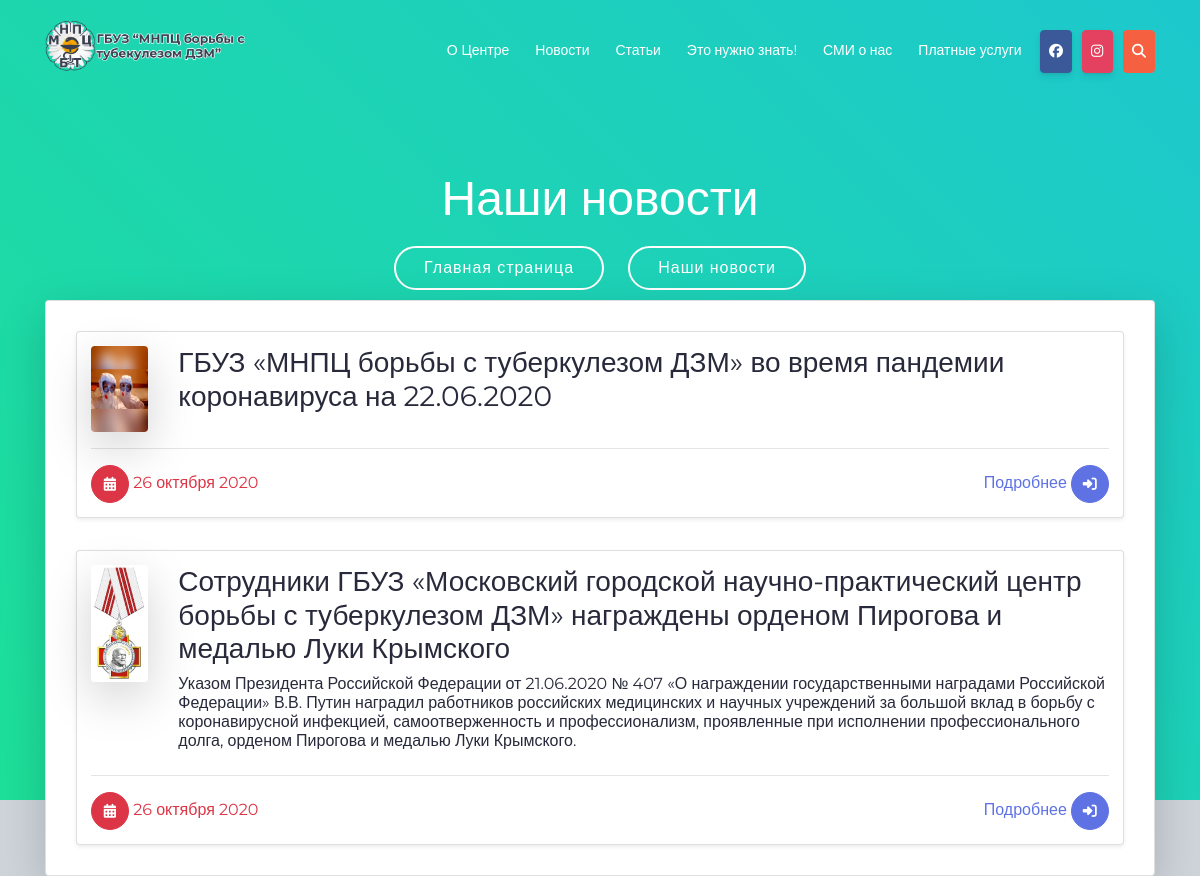
The page /news/ on the database as committed earlier.
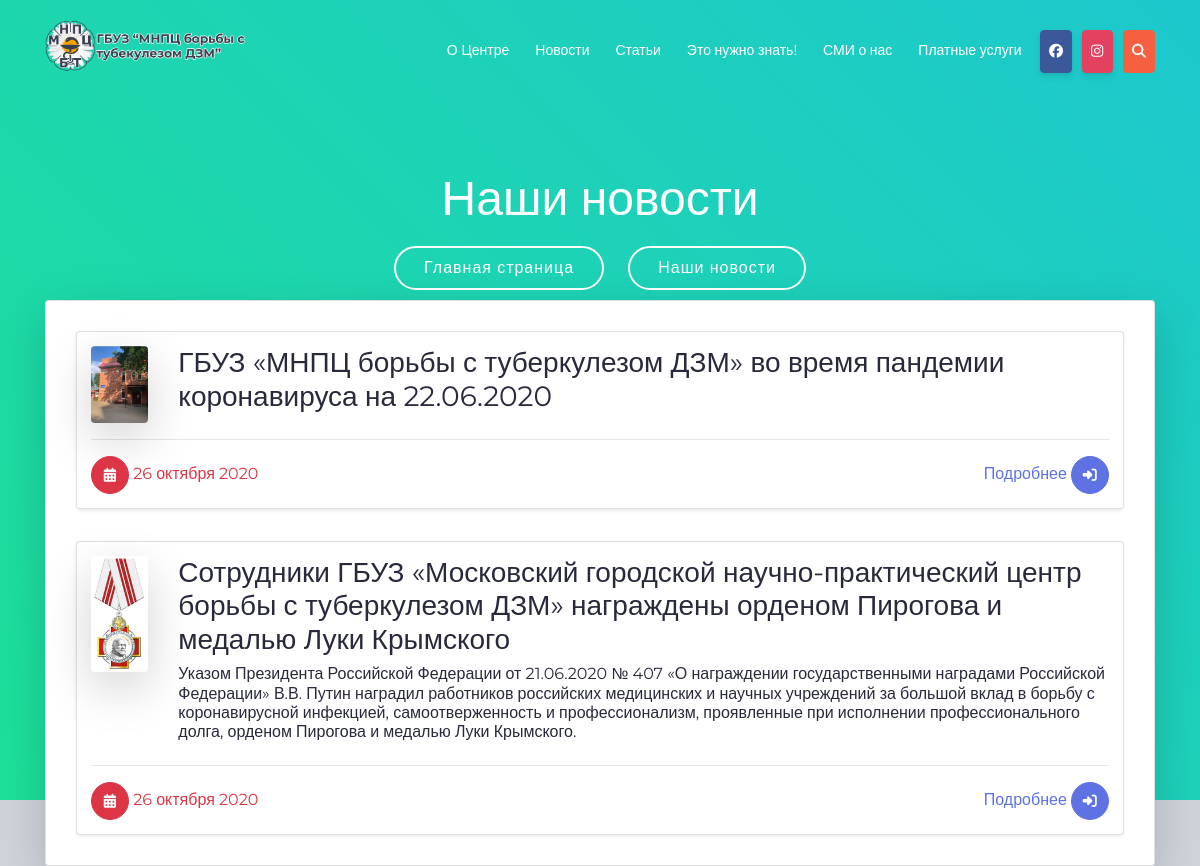
The same page on the database as committed later.
### news/models.py (models this page shows, shortened)
class GalleryNews(models.Model):
    image = models.ImageField(upload_to='photos/%Y/%m/%d/', verbose_name='Фото', blank=True)
    product = models.ForeignKey(News, on_delete=models.CASCADE, related_name='images')
    in_the_title = models.BooleanField(default=False, verbose_name='Заголовок')

class News(models.Model):
    title = models.CharField(max_length=150, verbose_name='Наименование')
    anons = models.TextField(blank=True, verbose_name='Анонс')
    content = RichTextUploadingField(blank=True, verbose_name='Контент')
    created_at = models.DateTimeField(auto_now_add=True, verbose_name='Дата публикации')
    is_published = models.BooleanField(default=True, verbose_name='Опубликовать')
    def get_absolute_url(self):
        return reverse('view_news', kwargs={"news_id": self.pk})
    class Meta:
        verbose_name = 'Новость'
        verbose_name_plural = 'Новости'
        ordering = ['-created_at']

### news/views.py (the view)
def index(request):
    news = News.objects.all()
    image = GalleryNews.objects.filter(in_the_title=1)
    context = {
        'news': news,
        'image': image,
        'title': 'Наши новости',
    }
    return render(request, 'news/index.html', context=context)

### news/templates/news/index.html
{% extends 'base.html' %}
    {%  block content %}
        <section id="intro">
            <div class="intro-text">
                <h2>{{ title }}</h2>
                <a href="{% url 'home' %}" class="btn-get-started">Главная страница</a>
                <a href="#" class="btn-get-started">{{ title }}</a>
            </div>
            <div class="container">
                <div class="card shadow-lg">
                        {% for i in news %}
                            <div class="card card-effects shadow-sm m-3">
                                <div class="row">
                                    <div class="col-md-1">
                                        {% for j in image %}
                                             {% if j.product_id == i.id %}
                                                 <img alt="" src="{{ j.image.url }}" class="img-fluid rounded shadow-lg" width="100px">
                                             {% endif %}
                                        {% endfor %}
                                    </div>
                                    <div class="col-md-11">
                                        <h3>{{ i.title }}</h3>
                                        <h6>{{ i.anons }}</h6>
                                    </div>
                                </div>
                            <hr>
                                <div class="row">
                                    <div class="col-6">
                                        <button class="btn btn-danger btn-icon-only rounded-circle" type="button">
                                             <span class="btn-inner--icon"><i class="fas fa-calendar-alt"></i></span>
                                        </button>
                                             <span class="btn-inner--text text-danger">{{ i.created_at|date:"d E Y" }}</span>
                                    </div>
                                    <div class="col-6 text-right">
                                        <a href="{{ i.get_absolute_url }}">
                                            <span class="btn-inner--text text-primary">Подробнее</span>
                                            <button class="btn btn-primary btn-icon-only rounded-circle" type="button">
                                                 <span class="btn-inner--icon"><i class="fas fa-sign-in-alt"></i></span>
                                            </button>
                                        </a>
                                    </div>
                                </div>
                            </div>
                        {% endfor %}
                </div>
            </div>
        </section>
    {% endblock %}

### templates/base.html (shortened to what this page needs)
{% load static %}
<!doctype html>
<html lang="ru">
<head>
    <link rel="stylesheet" href="https://cdn.jsdelivr.net/npm/bootstrap@4.5.3/dist/css/bootstrap.min.css">
    <link href="/static/lib/font-awesome/css/font-awesome.min.css" rel="stylesheet">
    <link href="/static/lib/ionicons/css/ionicons.min.css" rel="stylesheet">
    <link href="/static/lib/aos/aos.css" rel="stylesheet">
    <link href="/static/lib/magnific-popup/magnific-popup.css" rel="stylesheet">
    <link rel="stylesheet" href="https://cdnjs.cloudflare.com/ajax/libs/OwlCarousel2/2.3.4/assets/owl.carousel.min.css">
    <link rel="stylesheet" href="https://cdnjs.cloudflare.com/ajax/libs/OwlCarousel2/2.3.4/assets/owl.theme.default.min.css">
    <link rel="stylesheet" href="https://cdnjs.cloudflare.com/ajax/libs/fancybox/3.5.7/jquery.fancybox.min.css">
    <link rel="stylesheet" href="/static/css/main.css">
    <link rel="stylesheet" href="/static/css/style.css">
</head>
<body>
<header id="header">
    <div class="container">
      <div id="logo" class="pull-left">
              <div class="svg-image mt--10"><a href="{% url 'home' %}"><img src="/media/icons/logo.svg" alt=""></a></div>
      </div>
      <nav id="nav-menu-container">
        <ul class="nav-menu">
          <li class="menu-has-children"><a href="">О Центре</a>
          </li>
          <li><a href="{% url 'news' %}">Новости</a></li>
          <li><a href="#pricing">Статьи</a></li>
          <li><a href="#team">Это нужно знать!</a></li>
          <li><a href="#gallery">СМИ о нас</a></li>
          <li><a href="#gallery">Платные услуги</a></li>
          <li class="btn btn-facebook"><a href="#"><i class="fab fa-facebook"></i></a></li>
          <li class="btn btn-instagram"><a href="#"><i class="fab fa-instagram"></i></a></li>
          <li class="btn btn-search"><a href="#"><i class="fas fa-search"></i></a></li>
        </ul>
      </nav>
    </div>
  </header>
    {% autoescape off %}
        {% block content %}
        {% endblock %}
    {% endautoescape %}
</body>
</html>

### static/css/main.css (style rules this page uses)
ul { padding: 0; margin: 0; }
.mt--10 { margin-top: -10px; }
.svg-image { width: 200px; height: auto; }
.btn-facebook { background-color: #3b5998; border-color: #3b5998; }
.btn-instagram { background-color: #C13584; border-color: #C13584; }
.btn-search { background-color: #F56040; border-color: #F56040; }
.btn-primary { background-color: #5e72e4; border-color: #5e72e4; }
.text-primary { color: #5e72e4!important; }
.card { border-radius: 4px; background: #fff; box-shadow: 0 6px 10px rgba(0,0,0,.08), 0 0 6px rgba(0,0,0,.05); transition: .3s transform cubic-bezier(.155,1.105,.295,1.12),.3s box-shadow,.3s -webkit-transform cubic-bezier(.155,1.105,.295,1.12); padding: 14px; cursor: pointer; }
.btn-facebook { color: #fff; background-color: #3b5998; border-color: #3b5998; box-shadow: 0 4px 6px rgba(50, 50, 93, 0.11), 0 1px 3px rgba(0, 0, 0, 0.08); }

### static/css/style.css (style rules this page uses)
body { background: #ced4da; color: #282a3b; font-family: "Montserrat", sans-serif; overflow-x: hidden; }
a { color: #1dc8cd; transition: 0.5s; }
h1, h2, h3, h4, h5, h6 { font-family: "Montserrat", sans-serif; font-weight: 400; padding: 0; }
#header { padding: 30px 0; height: 92px; position: fixed; left: 0; top: 0; right: 0; transition: all 0.5s; z-index: 997; }
#header #logo { float: left; }
#header #logo img { padding: 0; margin: 0; }
#intro { width: 100%; height: 100vh; background: linear-gradient(45deg, #1de099, #1dc8cd); position: relative; }
#intro .intro-text { padding-top: 140px; text-align: center; vertical-align: top; }
#intro h2 { margin: 30px 0 10px 0; padding: 0 15px; font-size: 48px; font-weight: 400; line-height: 56px; color: #fff; }
#intro .btn-get-started { font-family: "Montserrat", sans-serif; font-weight: 400; font-size: 16px; letter-spacing: 1px; display: inline-block; padding: 8px 28px; border-radius: 50px; transition: 0.5s; margin: 10px; border: 2px solid #fff; color: #fff; }
.nav-menu, .nav-menu * { margin: 0; padding: 0; list-style: none; }
.nav-menu li { position: relative; white-space: nowrap; }
.nav-menu > li { float: left; }
#nav-menu-container { float: right; margin: 0; }
.nav-menu a { padding: 10px 8px; text-decoration: none; display: inline-block; color: #fff; font-family: "Montserrat", sans-serif; font-weight: 400; font-size: 14px; outline: none; }
.nav-menu > li { margin-left: 10px; }
.btn { position: relative; text-transform: uppercase; will-change: transform; letter-spacing: 0.025em; font-size: 0.875rem; }
.btn-inner--icon i:not(.fa) { position: relative; }
.btn-icon-only { width: 2.375rem; height: 2.375rem; padding: 0; }
.btn-facebook { color: #fff; background-color: #3b5999; border-color: #3b5999; box-shadow: 0 4px 6px rgba(50, 50, 93, 0.11), 0 1px 3px rgba(0, 0, 0, 0.08); }
.btn-instagram { color: #fff; background-color: #e4405f; border-color: #e4405f; box-shadow: 0 4px 6px rgba(50, 50, 93, 0.11), 0 1px 3px rgba(0, 0, 0, 0.08); }

Rows that differ between the two databases and show on the page:
changed News (number 1 of 2 on the later page): loses GalleryNews (image (picture))
added GalleryNews: image (picture), shown under News (number 1 of 2 on the later page)
